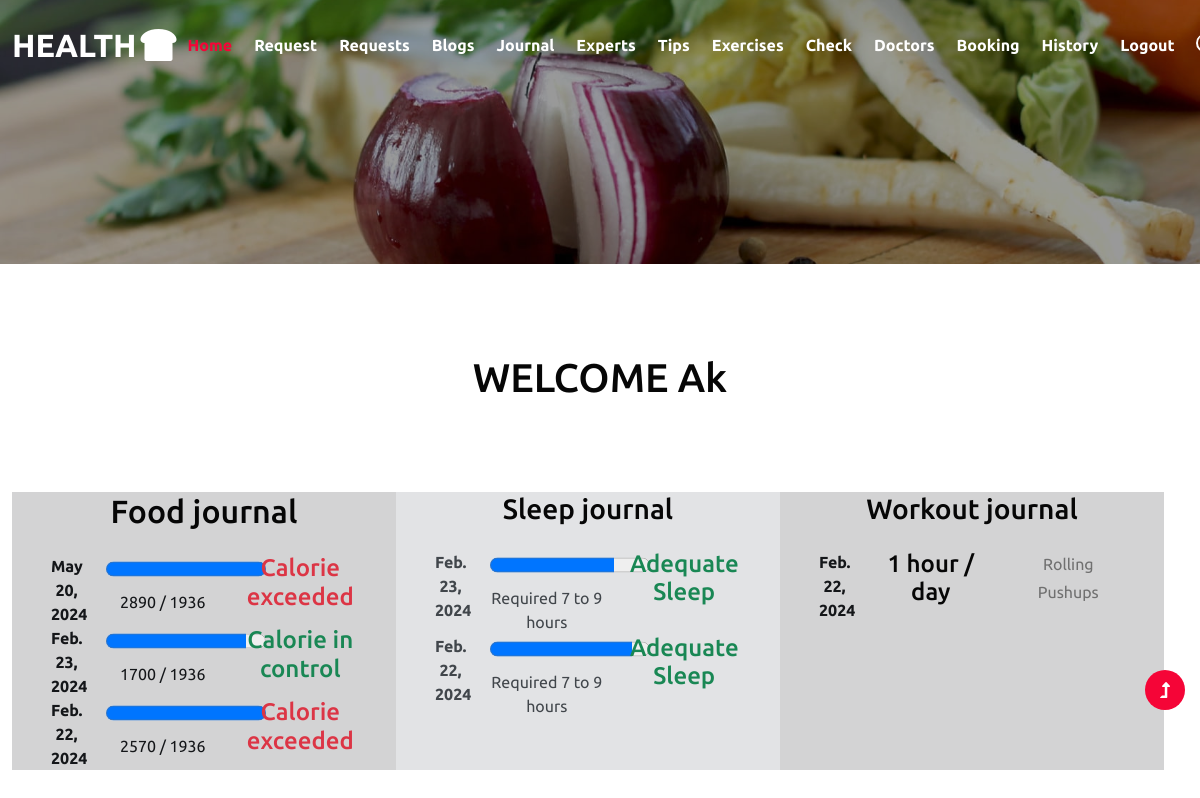
The app's page /userhome (signed in) with its own data.
### phwApp/models.py (models this page shows)
class FoodJournals(models.Model):
    date = models.DateField(auto_now=True,null=True)
    user=models.ForeignKey(Registration,on_delete=models.CASCADE)
    calorieIntake = models.CharField(max_length=20,null=True)
    status = models.CharField(max_length=50,null=True)

class SleepJournals(models.Model):
    date = models.DateField(auto_now=True,null=True)
    user=models.ForeignKey(Registration,on_delete=models.CASCADE)
    duration = models.CharField(max_length=20,null=True)
    desc = models.CharField(max_length=200,null=True)
    status = models.CharField(max_length=50,null=True)

class WorkoutJournals(models.Model):
    date = models.DateField(auto_now=True,null=True)
    user=models.ForeignKey(Registration,on_delete=models.CASCADE)
    duration = models.CharField(max_length=20,null=True)
    workouts = models.CharField(max_length=200,null=True)
    status = models.CharField(max_length=50,null=True)

### phwApp/views.py (the view)
# urls.py: path('userhome', views.userhome, name='userhome'),
def userhome(request):
    name = request.session['name']
    uid = request.session["id"]
    user = Registration.objects.get(id=uid)
    data = ''
    fjs = ''
    wjs = ''
    sjs = ''
    reqCal = ''
    age = ''
    if Request.objects.filter(user__id=uid).exists():
        data=Request.objects.filter(user__id=uid).order_by("-id")[0]
        reqCal = int(data.reqCal)
        age = int(user.age)
        fjs = FoodJournals.objects.filter(user=user).order_by("-id")
        wjs = WorkoutJournals.objects.filter(user=user).order_by("-id")
        sjs = SleepJournals.objects.filter(user=user).order_by("-id")
    return render(request, "userhome.html",{"name":name,"fjs":fjs, "wjs":wjs,"sjs":sjs, "reqCal":reqCal, "age":age})

### template/userhome.html
{% extends "commonbaseuser.html" %}
{% block content3 %}
<div>
    <center>
        <h1 style="padding: 90px;">WELCOME {{name}}</h1>
    </center>
</div>
<div class="row container-fluid">
    <div class="col-4 text-center alert-dark">
        <h2>Food journal</h2>
        <br>
        {% for fj in fjs %}
        <div class="row container">
            <div class="col-2"><strong>{{fj.date}}</strong></div>
            <div class="col-5"><progress max="{{reqCal}}" value="{{fj.calorieIntake}}" style="height: 30px;"></progress><br> {{fj.calorieIntake}} / {{reqCal}}</div>
            <div class="col-5">
                {% if fj.status == "Calorie in control" %}
                <h4 class="text-success">{{fj.status}}</h4>
                {% else %}
                <h4 class="text-danger">{{fj.status}}</h4>
                {% endif %}
            </div>
        </div>
        {% endfor %}
    </div>
    <div class="col-4 text-center alert-secondary">
        <h3>Sleep journal</h3>
        <br>
        {% for sj in sjs %}
        <div class="row container">
            <div class="col-2"><strong>{{sj.date}}</strong></div>
            <div class="col-5">
                {% if age > 6 and 12 >= age %}
                    <progress max="12" min="9" value="{{sj.duration}}" style="height: 30px;"></progress><br> Required 9 to 12 hours
                {% elif age > 13 and 18 >= age %}
                    <progress max="10" min="8" value="{{sj.duration}}" style="height: 30px;"></progress><br> Required 8 to 10 hours
                {% elif age > 18 and 64 >= age %}
                    <progress max="9" min="7" value="{{sj.duration}}" style="height: 30px;"></progress><br> Required 7 to 9 hours
                {% elif age > 65 %}
                    <progress max="8" min="7" value="{{sj.duration}}" style="height: 30px;"></progress><br> Required 7 to 8 hours
                {% else %}
                    <progress max="12" min="16" value="{{sj.duration}}" style="height: 30px;"></progress><br> Required 12 to 16 hours
                {% endif %}
            </div>
            <div class="col-5">
                {% if sj.status == "Adequate Sleep" %}
                <h4 class="text-success">{{sj.status}}</h4>
                {% else %}
                <h4 class="text-danger">{{sj.status}}</h4>
                {% endif %}
            </div>
        </div>
        {% endfor %}
    </div>
    <div class="col-4 text-center alert-dark">
        <h3>Workout journal</h3>
        <br>
        {% for wj in wjs %}
        <div class="row container">
            <div class="col-2"><strong>{{wj.date}}</strong></div>
            <div class="col-5"><h4>{{wj.duration}} hour / day</h4></div>
            <div class="col-5"><p>{{wj.workouts}}</p> </div>
        </div>
        {% endfor %}
    </div>
</div>
{% endblock %}

### records on screen
FoodJournals: date "May 20, 2024", calorieIntake "2890", reqCal "1936", status "Calorie exceeded"
FoodJournals: date "Feb. 23, 2024", calorieIntake "1700", reqCal "1936", status "Calorie in control"
FoodJournals: date "Feb. 22, 2024", calorieIntake "2570", reqCal "1936", status "Calorie exceeded"
SleepJournals: date "Feb. 23, 2024", status "Adequate Sleep"
SleepJournals: date "Feb. 22, 2024", status "Adequate Sleep"
WorkoutJournals: date "Feb. 22, 2024", duration "1", workouts "Rolling Pushups"

### other values on screen
{{ name }} "Ak"
